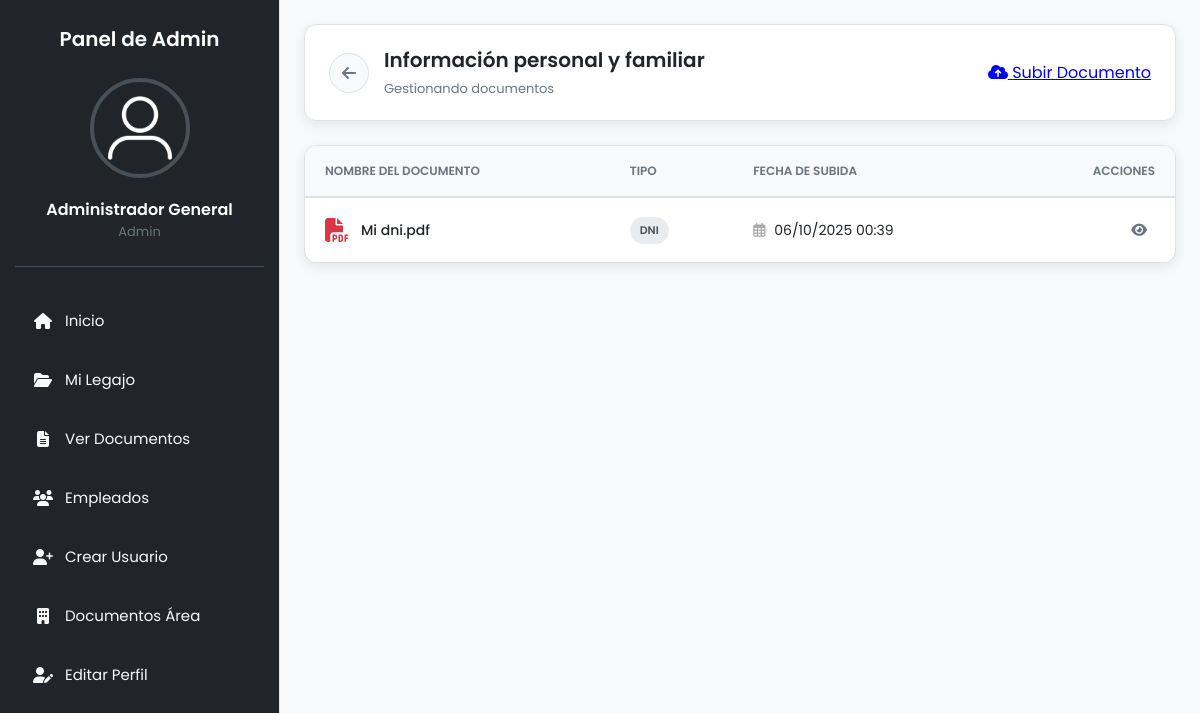
The page /admin/seccion_legajo_admin.php?id=1 (signed in) on the database its author committed.
### tables this page shows
CREATE TABLE `secciones_legajo` (
  `id` int NOT NULL AUTO_INCREMENT,
  `nombre` varchar(255) NOT NULL,
  `descripcion` text,
  PRIMARY KEY (`id`)
);

CREATE TABLE `documentos` (
  `id` int NOT NULL AUTO_INCREMENT,
  `id_usuario` int NOT NULL,
  `nombre_original` varchar(255) NOT NULL,
  `nombre_guardado` varchar(255) NOT NULL,
  `tipo` varchar(100) DEFAULT NULL,
  `fecha_subida` datetime DEFAULT CURRENT_TIMESTAMP,
  `id_area_destino` int DEFAULT NULL,
  `id_seccion` int DEFAULT NULL,
  `estado` varchar(50) DEFAULT 'Pendiente',
  `feedback` text,
  `revisado_por` int DEFAULT NULL,
  `fecha_revision` datetime DEFAULT NULL,
  `destino_area` varchar(100) DEFAULT 'secretaria',
  `enviado_a_area_id` int DEFAULT NULL,
  `area_solicitada_id` int DEFAULT NULL,
  PRIMARY KEY (`id`),
  KEY `id_usuario` (`id_usuario`),
  KEY `fk_area_destino` (`id_area_destino`),
  KEY `fk_documentos_seccion` (`id_seccion`),
  KEY `fk_revisor` (`revisado_por`),
  KEY `fk_area_solicitada` (`area_solicitada_id`),
  CONSTRAINT `documentos_ibfk_1` FOREIGN KEY (`id_usuario`) REFERENCES `usuarios` (`id`),
  CONSTRAINT `fk_area_destino` FOREIGN KEY (`id_area_destino`) REFERENCES `areas` (`id`),
  CONSTRAINT `fk_area_solicitada` FOREIGN KEY (`area_solicitada_id`) REFERENCES `areas` (`id`),
  CONSTRAINT `fk_documentos_seccion` FOREIGN KEY (`id_seccion`) REFERENCES `secciones_legajo` (`id`),
  CONSTRAINT `fk_revisor` FOREIGN KEY (`revisado_por`) REFERENCES `usuarios` (`id`)
);

### admin/seccion_legajo_admin.php (the view, shortened to what this page needs)
<?php
require '../php/db.php';
$usuario_id = $_SESSION['id'];
$seccion_id = $_GET['id'] ?? null;
try {
    $stmt_seccion = $pdo->prepare("SELECT nombre FROM secciones_legajo WHERE id = ?");
    $stmt_seccion->execute([$seccion_id]);
    $seccion = $stmt_seccion->fetch();
    $stmt_docs = $pdo->prepare("SELECT * FROM documentos WHERE id_usuario = ? AND id_seccion = ? ORDER BY fecha_subida DESC");
    $stmt_docs->execute([$usuario_id, $seccion_id]);
    $documentos = $stmt_docs->fetchAll();
} catch (PDOException $e) {
    die("Error en la consulta: " . $e->getMessage());
}
require_once '../includes/header_admin.php';
require_once '../includes/sidebar_admin.php';
?>
<div class="main">
    <header class="section-header">
        <div class="header-left">
            <a href="mi_legajo.php" class="btn-back-circle" title="Volver a Carpetas">
                <i class="fas fa-arrow-left"></i>
            </a>
            <div class="section-title">
                <h2><?= htmlspecialchars($seccion['nombre']) ?></h2>
                <span>Gestionando documentos</span>
            </div>
        </div>
        <div class="header-right">
            <a href="subir_doc_personal_admin.php?seccion_id=<?= $seccion_id ?>" class="btn-primary">
                <i class="fas fa-cloud-upload-alt"></i> Subir Documento
            </a>
        </div>
    </header>
    <main class="content">
        <div class="table-container">
            <?php if (empty($documentos)): ?>
                <div class="empty-state">
                    <i class="fas fa-folder-open"></i>
                    <h3>Esta carpeta está vacía</h3>
                    <p>No has subido documentos a esta sección todavía.</p>
                </div>
            <?php else: ?>
                <table class="doc-table">
                    <thead>
                        <tr>
                            <th>Nombre del Documento</th>
                            <th>Tipo</th>
                            <th>Fecha de Subida</th>
                            <th style="text-align: right;">Acciones</th>
                        </tr>
                    </thead>
                    <tbody>
                        <?php foreach ($documentos as $doc):
                            $archivo = $doc['nombre_guardado'] ?? '';
                            $ext = strtolower(pathinfo($archivo, PATHINFO_EXTENSION));
                            $iconClass = 'fa-file file-icon def';
                            if ($ext === 'pdf') $iconClass = 'fa-file-pdf file-icon pdf';
                            elseif (in_array($ext, ['jpg','jpeg','png'])) $iconClass = 'fa-file-image file-icon img';
                            elseif (in_array($ext, ['doc','docx'])) $iconClass = 'fa-file-word file-icon word';
                        ?>
                        <tr>
                            <td>
                                <div class="file-info">
                                    <i class="fas <?= $iconClass ?>"></i>
                                    <div>
                                        <span class="file-name"><?= htmlspecialchars($doc['nombre_original']) ?></span>
                                    </div>
                                </div>
                            </td>
                            <td>
                                <span class="badge" style="background-color: #e9ecef; color: #495057;">
                                    <?= htmlspecialchars($doc['tipo']) ?>
                                </span>
                            </td>
                            <td>
                                <i class="far fa-calendar-alt" style="color: #aaa; margin-right: 5px;"></i>
                                <?= date("d/m/Y H:i", strtotime($doc['fecha_subida'])) ?>
                            </td>
                            <td style="text-align: right;">
                                <a href="../uploads/<?= htmlspecialchars($doc['nombre_guardado']) ?>" target="_blank" class="action-btn" title="Ver Documento">
                                    <i class="fas fa-eye"></i>
                                </a>
                                </td>
                        </tr>
                        <?php endforeach; ?>
                    </tbody>
                </table>
            <?php endif; ?>
        </div>
    </main>
</div>
<?php require_once '../includes/footer.php'; ?>

### style/global.css (style rules this page uses)
:root { --color-primario: #0d6efd; --color-primario-hover: #0b5ed7; --color-secundario: #6c757d; --color-exito: #198754; --color-peligro: #dc3545; --color-advertencia: #ffc107; --color-info: #0dcaf0; --color-fondo-cuerpo: #f8f9fa; --color-fondo-sidebar: #212529; --color-texto-sidebar: #f8f9fa; --color-fondo-tarjeta: #ffffff; --color-texto-principal: #212529; --color-texto-secundario: #6c757d; --color-borde: #dee2e6; --sombra-tarjeta: 0 4px 12px rgba(0, 0, 0, 0.08); }
* { margin: 0; padding: 0; box-sizing: border-box; font-family: 'Poppins', sans-serif; }
body { display: flex; background: var(--color-fondo-cuerpo); color: var(--color-texto-principal); min-height: 100vh; }
.main { flex: 1; padding: 24px; margin-left: 280px; transition: margin-left 0.3s ease; }

### style/seccion_legajo.css (style rules this page uses)
.section-header { display: flex; align-items: center; justify-content: space-between; background: #fff; padding: 20px 24px; border-radius: 12px; border: 1px solid var(--color-borde); box-shadow: var(--sombra-tarjeta); margin-bottom: 24px; }
.header-left { display: flex; align-items: center; gap: 15px; }
.btn-back-circle { width: 40px; height: 40px; border-radius: 50%; background-color: #f8f9fa; border: 1px solid var(--color-borde); display: flex; align-items: center; justify-content: center; color: var(--color-secundario); transition: all 0.2s; text-decoration: none; }
.section-title h2 { font-size: 20px; margin: 0; color: var(--color-texto-principal); font-weight: 600; }
.section-title span { font-size: 13px; color: var(--color-texto-secundario); }
.table-container { background: var(--color-fondo-tarjeta); border-radius: 12px; box-shadow: var(--sombra-tarjeta); border: 1px solid var(--color-borde); overflow: hidden; }
.doc-table { width: 100%; border-collapse: collapse; }
.doc-table thead { background-color: #f8f9fa; border-bottom: 2px solid var(--color-borde); }
.doc-table th { padding: 16px 20px; text-align: left; font-size: 12px; font-weight: 600; color: var(--color-texto-secundario); text-transform: uppercase; }
.doc-table td { padding: 16px 20px; border-bottom: 1px solid var(--color-borde); color: var(--color-texto-principal); font-size: 14px; vertical-align: middle; }
.doc-table tr:last-child td { border-bottom: none; }
.file-info { display: flex; align-items: center; gap: 12px; }
.file-icon { font-size: 24px; }
.file-icon.pdf { color: #dc3545; }
.file-name { font-weight: 500; display: block; }
.badge { padding: 5px 10px; border-radius: 15px; font-size: 11px; font-weight: 600; text-transform: uppercase; display: inline-block; }
.action-btn { width: 32px; height: 32px; display: inline-flex; align-items: center; justify-content: center; border-radius: 6px; color: var(--color-secundario); transition: all 0.2s; text-decoration: none; background: transparent; }

### rows shown on the page
secciones_legajo: nombre "Información personal y familiar"
documentos: nombre_original "Mi dni.pdf", tipo "DNI", fecha_subida "06/10/2025 00:39"

### other values the page prints
$_SESSION['nombre'] "Administrador General"
$_SESSION['rol'] "Admin"
